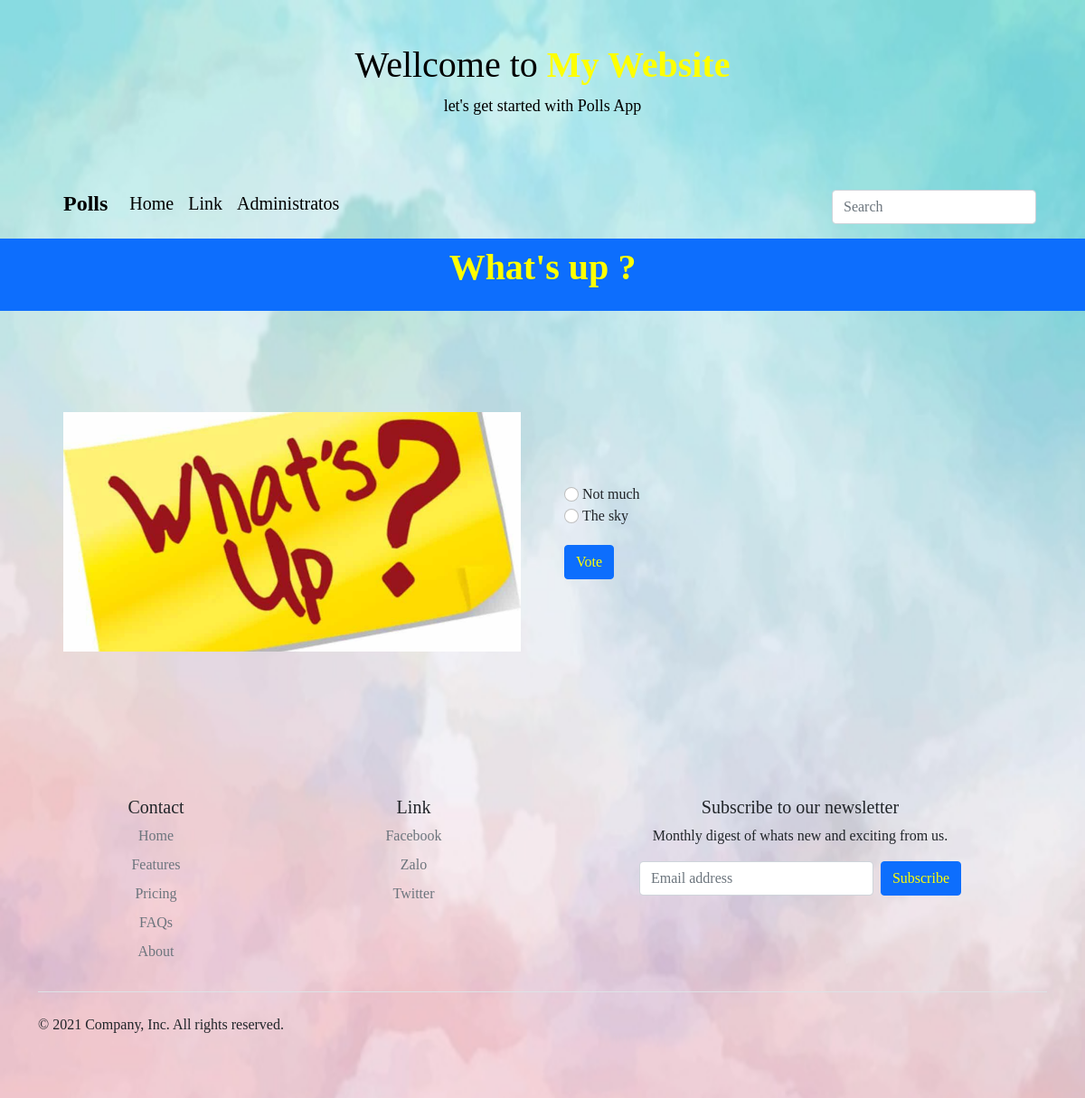
/1/, run on the app's committed database.
### polls/models.py (models this page shows, shortened)
class Question(models.Model):
    question_text = models.CharField(max_length=200)
    pub_date = models.DateTimeField('date published')

class Choice(models.Model):
    question = models.ForeignKey(Question, on_delete=models.CASCADE)
    choice_text = models.CharField(max_length=200)
    votes = models.IntegerField(default=0)

### polls/views.py (the view)
# urls.py: path('<int:pk>/', views.DetailView.as_view(), name='detail'),
class DetailView(generic.DetailView):
    model = Question
    template_name = 'polls/detail.html'
    def get_queryset(self):
        return Question.objects.filter(pub_date__lte=timezone.now())

### polls/templates/polls/detail.html (shortened to what this page needs)
{% extends 'polls/Base.html' %}
{% block title %}
    <h1><p><strong>{{ question.question_text }} ?</strong></strong></h1>
{% endblock %}
{% block content %}
    <fieldset>
    {% if error_message %}
        <p><strong>{{ error_message }}</strong></p>
    {% else %}
        <form action="{% url 'polls:vote' question.id %}" method="post">
            <div class="container col-xxl-8 px-4 py-5">
                <div class="row flex-lg-row-reverse align-items-center g-5 py-5">
                    <div class="col-lg-6">
                        {% for choice in question.choice_set.all %}
                            <input class="form-check-input" type="radio" name="choice" id="choice{{ forloop.counter }}" value="{{ choice.id }}">
                            <label class="form-check-label" for="choice{{ forloop.counter }}">{{ choice.choice_text }}</label><br>
                        {% endfor %}
                        <button type="submit" class="btn btn-primary" style="color: yellow; margin-top: 20px;">Vote</button>
                    </div>
                    <div class="col-10 col-sm-8 col-lg-6">
                        <img src="../static/polls/images/{{ question.question_text }}.jpg" class="d-block mx-lg-auto img-fluid" alt="Bootstrap Themes" width="auto" height="auto" loading="lazy">
                    </div>
                </div>
            </div>
        </form>
    {% endif %}
    </fieldset>
{% endblock %}

### polls/static/polls/style.css (style rules this page uses)
* { font-family: "Comic Sans MS" }
h1 p { color: yellow; }
body { width: 100vw; height: 100vh; background: white url("images/background.jpg"); background-repeat: no-repeat; background-attachment: fixed; background-size: 100% 100%; }

### data on the page
Question: question_text "What's up", question_text (picture)
Choice: choice_text "Not much"
Choice: choice_text "The sky"
